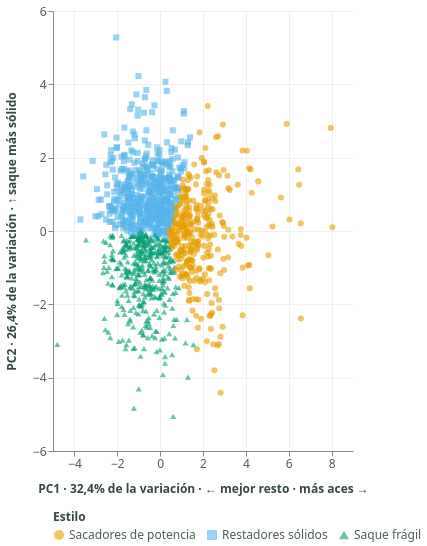

Express this chart as Vega-Lite.
### Vega-Lite specification from a JSON file in a GitHub repository (floating-point values rounded to 4 significant figures; data arrays with more than 128 entries replaced by an {"elided": "..."} marker saying what was removed)
{"config": {"view": {"continuousWidth": 300, "continuousHeight": 300, "stroke": null}, "axis": {"gridColor": "#EDF0EB", "labelColor": "#4C5F58", "labelFontSize": 12, "labelLimit": 290, "tickCount": 6, "titleColor": "#364940", "titleFontSize": 12, "titlePadding": 14}, "background": "#FFFFFF", "font": "Segoe UI, system-ui, sans-serif", "legend": {"columns": 3, "labelColor": "#4C5F58", "labelFontSize": 12, "labelLimit": 320, "titleColor": "#364940", "titleFontSize": 12}}, "data": {"name": "data-2b5202af28e2f44391be930d94967f7f"}, "mark": {"type": "point", "filled": true, "opacity": 0.6, "size": 37}, "encoding": {"color": {"field": "estilo", "legend": {"orient": "bottom"}, "scale": {"domain": ["Sacadores de potencia", "Restadores sólidos", "Saque frágil"], "range": ["#E69F00", "#56B4E9", "#009E73"]}, "title": "Estilo", "type": "nominal"}, "shape": {"field": "estilo", "legend": {"orient": "bottom"}, "scale": {"domain": ["Sacadores de potencia", "Restadores sólidos", "Saque frágil"], "range": ["circle", "square", "triangle-up"]}, "title": "Estilo", "type": "nominal"}, "tooltip": [{"field": "nombre", "title": "Jugador", "type": "nominal"}, {"field": "superficie_nombre", "title": "Superficie", "type": "nominal"}, {"field": "estilo", "title": "Asignación del modelo", "type": "nominal"}, {"field": "partidos", "format": ".0f", "title": "Partidos", "type": "quantitative"}, {"field": "winrate", "format": ".1%", "title": "Victorias (descriptivo)", "type": "quantitative"}, {"field": "silhouette", "format": ".3f", "title": "Silhouette individual", "type": "quantitative"}], "x": {"field": "PC1", "scale": {"domain": [-5.0, 9.0]}, "title": "PC1 · 32,4% de la variación · ← mejor resto · más aces →", "type": "quantitative"}, "y": {"field": "PC2", "scale": {"domain": [-6.0, 6.0]}, "title": "PC2 · 26,4% de la variación · ↑ saque más sólido", "type": "quantitative"}}, "height": 440, "params": [{"name": "superficie", "value": "Todas"}, {"name": "estiloFiltro", "value": "Todos"}, {"name": "minPartidos", "value": 20}, {"name": "busqueda", "value": ""}], "transform": [{"filter": "(superficie === 'Todas' || datum.superficie === superficie) && (estiloFiltro === 'Todos' || datum.estilo === estiloFiltro) && datum.partidos >= minPartidos && indexof(lower(datum.nombre), lower(busqueda)) >= 0"}], "width": "container", "$schema": "https://vega.github.io/schema/vega-lite/v6.4.1.json", "datasets": {"data-2b5202af28e2f44391be930d94967f7f": {"elided": "1224 records"}}}
